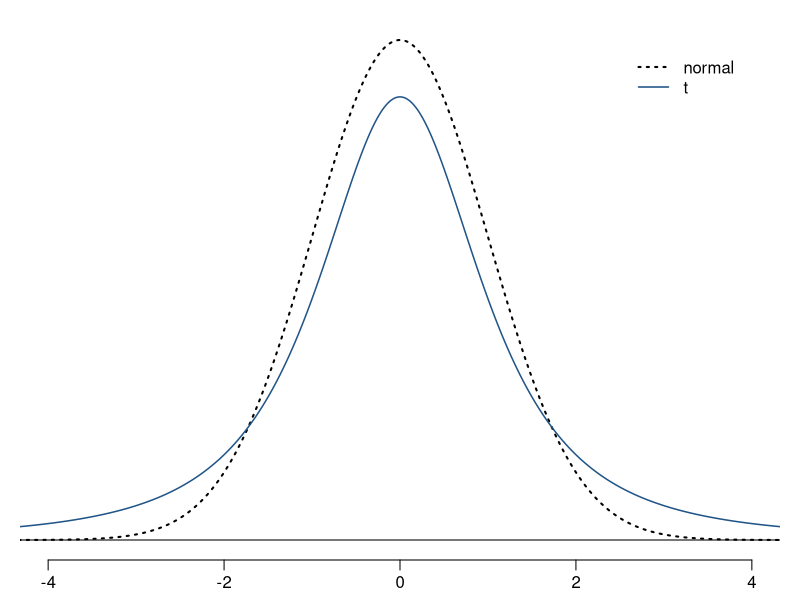

The R source for this figure:
setwd("/Users/mine/Desktop/Teaching/Sta 101 - F11/Lectures/Lecture 16/6-1smallMean/figures/tDistCompareToNormalDist")

pdf('tDistCompareToNormalDist.pdf', 4.5, 2)

par(mar=c(2, 1, 1, 1), mgp=c(5, 0.6, 0))
plot(c(-4, 4), c(0, dnorm(0)), type='n', axes=FALSE)
axis(1)
abline(h=0)

X <- seq(-5, 5, 0.01)
Y <- dnorm(X)
lines(X, Y, lty=3, lwd=2)

Y <- dt(X, 2)
lines(X, Y, lwd=1.5, col = "#225588")

legend("topright", inset = 0.05, lty = c(3,1), lwd = c(2,1.5), c("normal","t"), col = c("black","#225588"), bty = "n")

dev.off()
